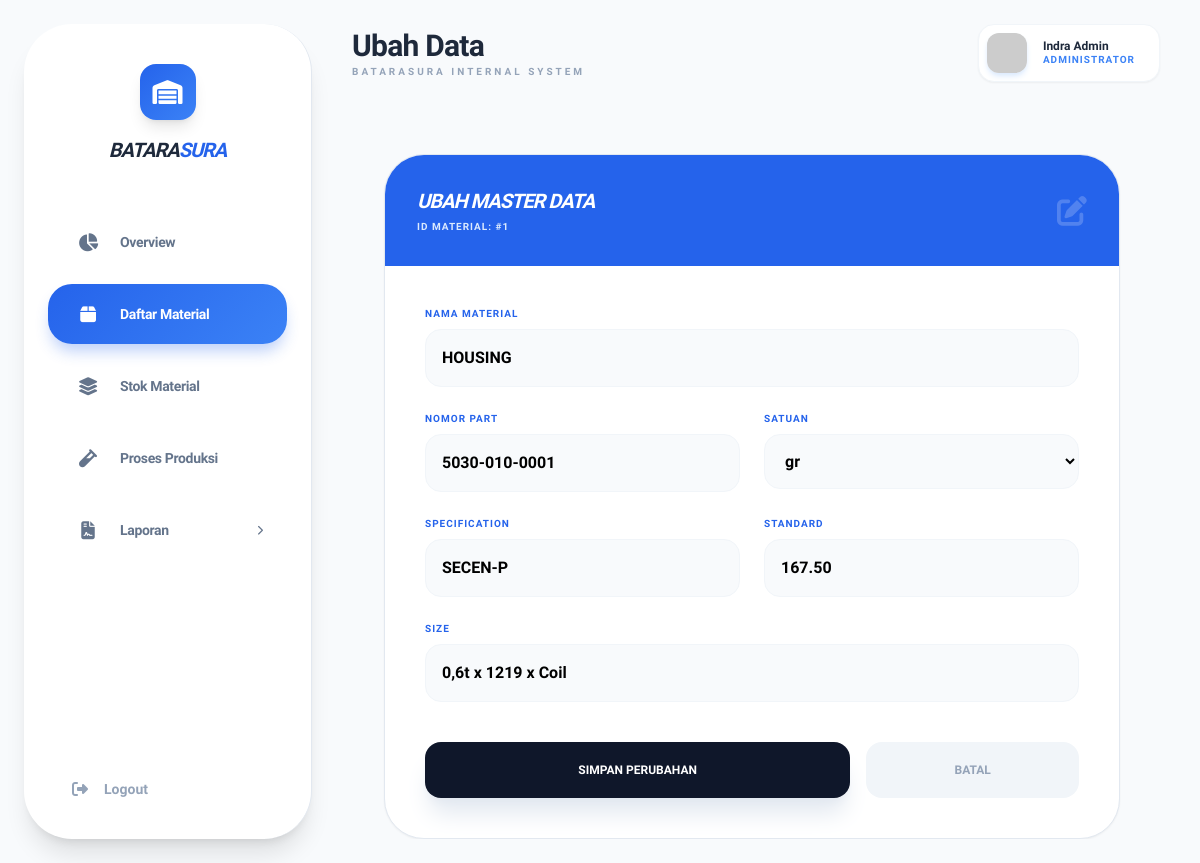
/admin/dashboard_admin.php?page=ubah-data&id=1 (signed in), run on an earlier commit of the app's database.
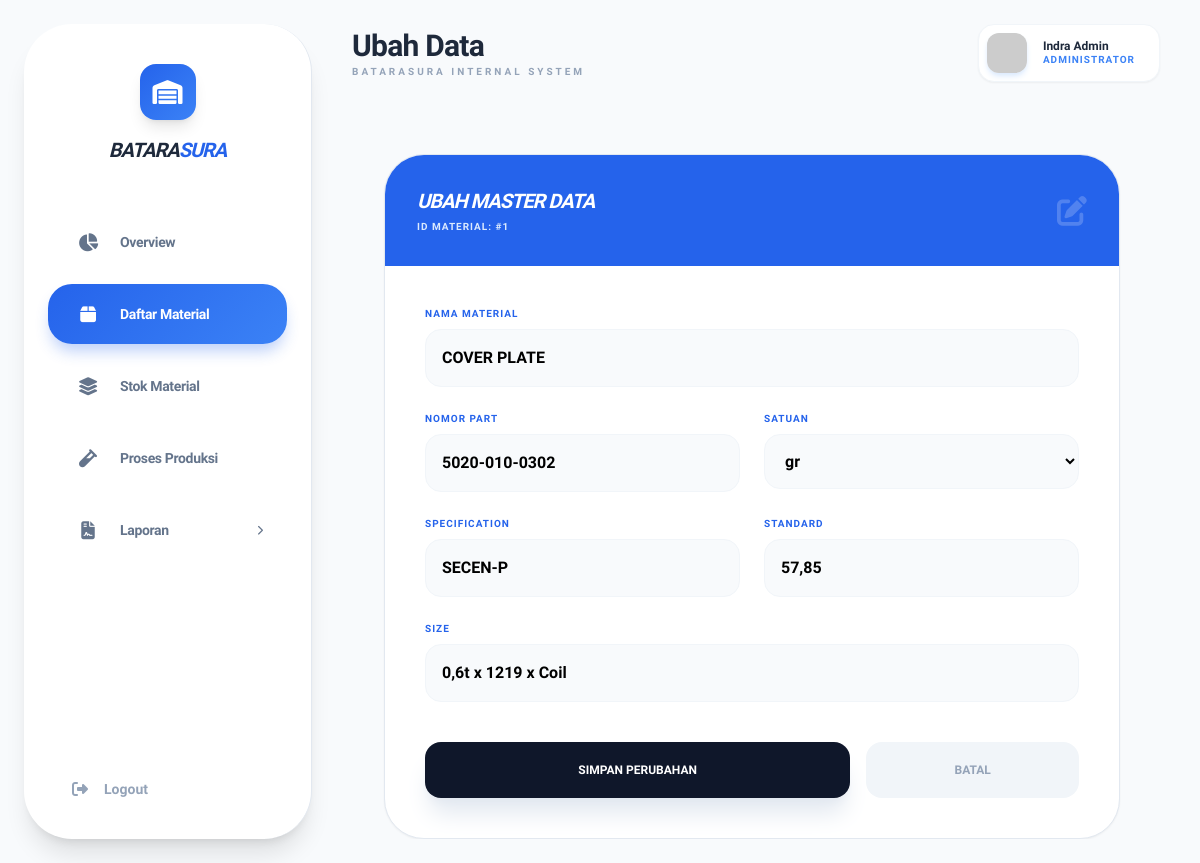
And on a later commit of the database.
### tables this page shows
CREATE TABLE `data_material` (
  `id` int(11) NOT NULL,
  `nama_material` varchar(100) NOT NULL,
  `no_part` varchar(50) NOT NULL,
  `material_spec` varchar(100) DEFAULT NULL,
  `material_size` varchar(50) DEFAULT NULL,
  `standard` varchar(50) DEFAULT NULL,
  `satuan` enum('gr','pcs','ml') NOT NULL,
  `created_at` timestamp NOT NULL DEFAULT current_timestamp()
);

### admin/data/ubah_data.php (the view, shortened to what this page needs)
<?php
$id = mysqli_real_escape_string($conn, $_GET['id']);
$query_ambil = mysqli_query($conn, "SELECT * FROM data_material WHERE id = '$id'");
$data = mysqli_fetch_assoc($query_ambil);
?>
<div class="max-w-3xl mx-auto mt-10 px-4">
    <div class="bg-white rounded-[2.5rem] border border-slate-200 shadow-sm overflow-hidden">
        <div class="bg-blue-600 p-8 text-white flex justify-between items-center">
            <div>
                <h3 class="font-bold uppercase italic tracking-tighter text-xl">Ubah Master Data</h3>
                <p class="text-[10px] text-blue-100 font-bold uppercase tracking-widest mt-1">ID Material: #<?= $data['id'] ?></p>
            </div>
            <i class="fas fa-edit text-3xl opacity-20"></i>
        </div>
        <form method="POST" class="p-10 grid grid-cols-2 gap-6">
            <div class="col-span-2">
                <label class="text-[10px] font-black uppercase text-blue-600 block mb-2 tracking-widest">Nama Material</label>
                <input type="text" name="nama_material" value="<?= $data['nama_material'] ?>" required class="w-full p-4 bg-slate-50 border border-slate-100 rounded-2xl font-bold outline-none focus:ring-2 focus:ring-blue-500 transition">
            </div>
            <div>
                <label class="text-[10px] font-black uppercase text-blue-600 block mb-2 tracking-widest">Nomor Part</label>
                <input type="text" name="no_part" value="<?= $data['no_part'] ?>" required class="w-full p-4 bg-slate-50 border border-slate-100 rounded-2xl font-bold outline-none focus:ring-2 focus:ring-blue-500 transition">
            </div>
            <div>
                <label class="text-[10px] font-black uppercase text-blue-600 block mb-2 tracking-widest">Satuan</label>
                <select name="satuan" class="w-full p-4 bg-slate-50 border border-slate-100 rounded-2xl font-bold outline-none focus:ring-2 focus:ring-blue-500 transition">
                    <option value="gr" <?= ($data['satuan'] == 'gr') ? 'selected' : '' ?>>gr</option>
                </select>
            </div>
            <div>
                <label class="text-[10px] font-black uppercase text-blue-600 block mb-2 tracking-widest">Specification</label>
                <input type="text" name="material_spec" value="<?= $data['material_spec'] ?>" class="w-full p-4 bg-slate-50 border border-slate-100 rounded-2xl font-bold outline-none">
            </div>
            <div>
                <label class="text-[10px] font-black uppercase text-blue-600 block mb-2 tracking-widest">Standard</label>
                <input type="text" name="standard" value="<?= $data['standard'] ?>" class="w-full p-4 bg-slate-50 border border-slate-100 rounded-2xl font-bold outline-none">
            </div>
            <div class="col-span-2">
                <label class="text-[10px] font-black uppercase text-blue-600 block mb-2 tracking-widest">Size</label>
                <input type="text" name="material_size" value="<?= $data['material_size'] ?>" class="w-full p-4 bg-slate-50 border border-slate-100 rounded-2xl font-bold outline-none">
            </div>
            <div class="col-span-2 flex gap-4 mt-4">
                <button type="submit" name="update_data" class="flex-[2] py-5 bg-slate-900 text-white rounded-2xl font-black uppercase text-xs shadow-xl shadow-slate-200 hover:bg-blue-600 transition-all transform hover:-translate-y-1">Simpan Perubahan</button>
                <a href="?page=data-material" class="flex-1 py-5 bg-slate-100 text-slate-400 text-center rounded-2xl font-black uppercase text-xs">Batal</a>
            </div>
        </form>
    </div>
</div>

### admin/dashboard_admin.php (shortened to what this page needs)
<?php
$page = isset($_GET['page']) ? $_GET['page'] : 'overview';
?>
<!DOCTYPE html>
<html lang="id">
<head>
    <script src="https://cdn.tailwindcss.com"></script>
    <link rel="stylesheet" href="https://cdnjs.cloudflare.com/ajax/libs/font-awesome/6.4.0/css/all.min.css">
</head>
<body class="flex h-screen p-6 gap-6">
    <aside class="w-24 lg:w-72 glass-sidebar rounded-[3rem] shadow-xl flex flex-col p-6 items-center lg:items-stretch">
        <div class="mb-12 mt-4 text-center">
            <div class="w-14 h-14 bg-gradient-to-br from-[#2563EB] to-[#3B82F6] rounded-2xl mx-auto flex items-center justify-center text-white shadow-lg mb-4">
                <i class="fas fa-warehouse text-2xl"></i>
            </div>
            <h1 class="hidden lg:block font-black text-xl tracking-tighter text-slate-800 uppercase italic">Batara<span class="text-blue-600">Sura</span></h1>
        </div>
       <nav class="flex-1 space-y-3 relative">
    <a href="?page=overview" class="nav-pill flex items-center gap-4 px-6 py-4 rounded-[1.5rem] font-bold <?= ($page == 'overview' || $page == '') ? 'nav-active' : '' ?>">
        <div class="w-8 flex justify-center">
            <i class="fas fa-chart-pie text-lg"></i>
        </div>
        <span class="hidden lg:block text-sm tracking-tight">Overview</span>
    </a>
    <a href="?page=daftar-material" class="nav-pill flex items-center gap-4 px-6 py-4 rounded-[1.5rem] font-bold <?= in_array($page, ['daftar-material', 'tambah-data', 'ubah-data']) ? 'nav-active' : '' ?>">
        <div class="w-8 flex justify-center">
            <i class="fas fa-box text-lg"></i>
        </div>
        <span class="hidden lg:block text-sm tracking-tight">Daftar Material</span>
    </a>
    <a href="?page=stok-material" class="nav-pill flex items-center gap-4 px-6 py-4 rounded-[1.5rem] font-bold <?= in_array($page, ['stok-material', 'tambah-stok', 'upgrade-stok']) ? 'nav-active' : '' ?>">
        <div class="w-8 flex justify-center">
            <i class="fas fa-layer-group text-lg"></i>
        </div>
        <span class="hidden lg:block text-sm tracking-tight">Stok Material</span>
    </a>
    <a href="?page=proses-produksi" class="nav-pill flex items-center gap-4 px-6 py-4 rounded-[1.5rem] font-bold <?= ($page == 'proses-produksi') ? 'nav-active' : '' ?>">
        <div class="w-8 flex justify-center">
            <i class="fas fa-vial text-lg"></i>
        </div>
        <span class="hidden lg:block text-sm tracking-tight">Proses Produksi</span>
    </a>
    <div class="group relative">
        <div class="nav-pill flex items-center justify-between gap-4 px-6 py-4 rounded-[1.5rem] font-bold cursor-pointer transition-none <?= (strpos($page, 'laporan') !== false) ? 'nav-active' : '' ?>">
            <div class="flex items-center gap-4">
                <div class="w-8 flex justify-center">
                    <i class="fas fa-file-contract text-lg"></i>
                </div>
                <span class="hidden lg:block text-sm tracking-tight text-inherit">Laporan</span>
            </div>
            <i class="fas fa-chevron-right text-[10px] opacity-100 group-hover:translate-x-1 transition-transform hidden lg:block"></i>
        </div>
    </div>
</nav>
        <a href="../login/logout.php" class="mt-auto flex items-center justify-center lg:justify-start gap-4 px-6 py-4 text-slate-400 hover:text-red-500 transition-all font-black">
            <i class="fas fa-sign-out-alt"></i> <span class="hidden lg:block text-sm">Logout</span>
        </a>
    </aside>
    <main class="flex-1 flex flex-col overflow-hidden">
        <header class="flex justify-between items-center mb-8 px-4">
            <div>
                <h2 class="text-3xl font-black text-slate-800 tracking-tight capitalize"><?= str_replace('-', ' ', $page) ?></h2>
                <p class="text-[10px] font-bold text-slate-400 uppercase tracking-[0.3em]">BataraSura Internal System</p>
            </div>
            <div class="flex items-center gap-4 bg-white p-2 pr-6 rounded-2xl shadow-sm border border-slate-100">
                <img src="https://ui-avatars.com/api/?name=Admin&background=2563EB&color=fff" class="w-10 h-10 rounded-xl shadow-md shadow-blue-100">
                <div class="hidden sm:block">
                    <p class="text-xs font-black text-slate-800 leading-none">Indra Admin</p>
                    <p class="text-[10px] text-blue-500 font-bold uppercase tracking-widest">Administrator</p>
                </div>
            </div>
        </header>
        <div class="flex-1 overflow-y-auto pr-2 custom-scroll">
            <?php
                include 'pages/route.php';
            ?>
        </div>
    </main>
</body>
</html>

### admin/pages/route.php (shortened to what this page needs)
<?php
$page = isset($_GET['page']) ? $_GET['page'] : 'overview';
switch($page) {
    case 'ubah-data':
        include 'data/ubah_data.php';
        break;
}
?>

### admin/dashboard_admin.php (style rules this page uses)
body { font-family: 'Plus Jakarta Sans', sans-serif; background-color: #F8FAFC; }
.glass-sidebar { background: #FFFFFF; border-right: 1px solid #E2E8F0; }
.nav-pill { transition: all 0.3s ease; color: #64748B; }
.nav-active { background: linear-gradient(135deg, #2563EB 0%, #3B82F6 100%); color: white !important; box-shadow: 0 10px 15px -3px rgba(37, 99, 235, 0.3); }

What changed in the data, as far as the page shows it:
changed data_material "gr": nama_material "HOUSING" → "COVER PLATE"; no_part "5030-010-0001" → "5020-010-0302"; standard "167.50" → "57,85"
